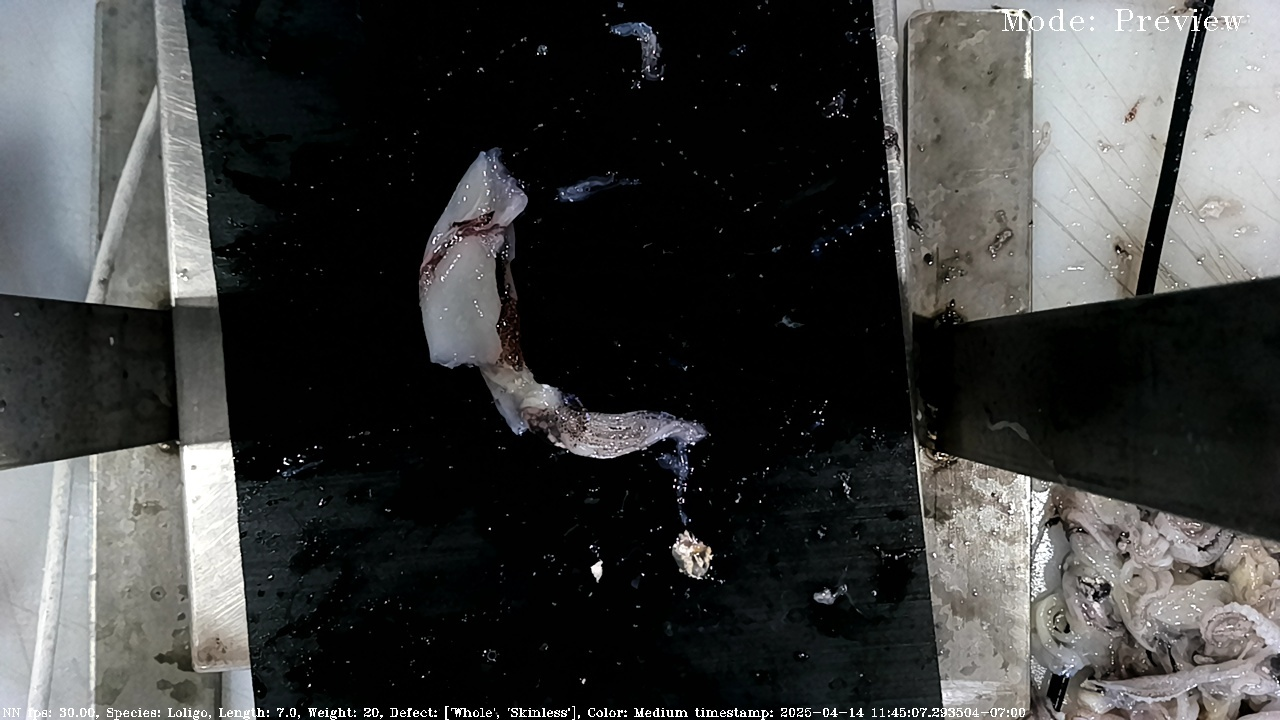
#> input picture data/raw/10f7c000-aba3-4429-bae4-496aef2e5278.jpg, 1280 x 720 px, found by its file name; its folder holds 4 pictures in this run
$ python data_preprocessing.py
#> lines starting #> are read from the running program, lines starting #| are printed output that depends on the picture
import os
from PIL import Image

RAW_DIR = "data/raw"
PROCESSED_DIR = "data/processed"

def preprocess_images():
    # ## BU SATIR ÇOK ÖNEMLİ! ##
    # 'data/processed' klasörünü, eğer yoksa, oluşturur.
    os.makedirs(PROCESSED_DIR, exist_ok=True)

    # data/raw klasöründe resim olup olmadığını kontrol et
    if not os.listdir(RAW_DIR):
        print(f"Warning: Raw data directory '{RAW_DIR}' is empty. Nothing to preprocess.")
        return

    print(f"Processing images from '{RAW_DIR}'...")
    for filename in os.listdir(RAW_DIR):
        if filename.lower().endswith((".jpg", ".jpeg", ".png")):
            img_path = os.path.join(RAW_DIR, filename)
            try:
                with Image.open(img_path) as img:
#> img is the input picture: PIL image 1280x720 RGB; mean R, G, B 61.5, 62.3, 61.4
                    img = img.convert("RGB")
                    img = img.resize((224, 224))
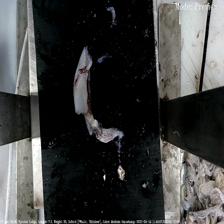
#> img: PIL image 224x224 RGB; mean R, G, B 61.5, 62.3, 61.5
                    img.save(os.path.join(PROCESSED_DIR, filename))
            except Exception as e:
                print(f"Could not process {filename}: {e}")
#> pass 2 of the loop in preprocess_images, `for filename in os.listdir(RAW_DIR):`:
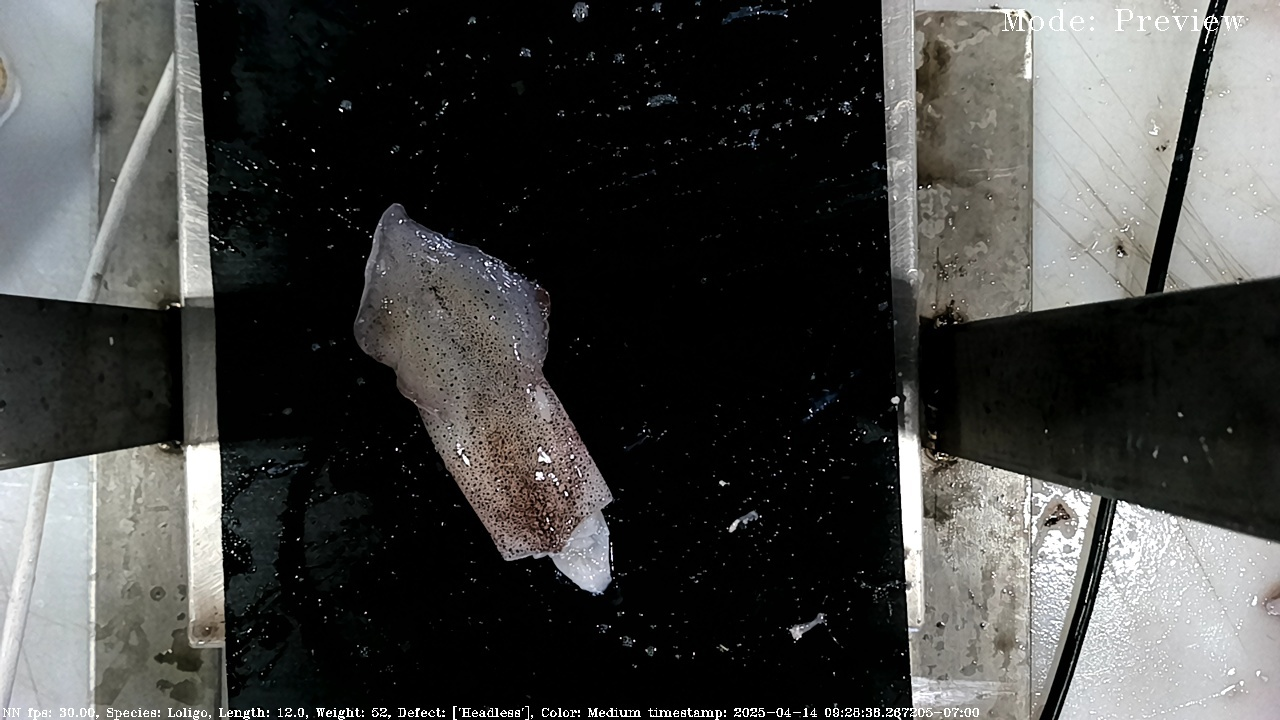
#> input picture data/raw/20ac2d54-73a4-42b5-8d7f-08257cd5906d.jpg, 1280 x 720 px, found by its file name
#> in preprocess_images, img is the input picture: PIL image 1280x720 RGB; mean R, G, B 67.4, 67.7, 65.9
#> in preprocess_images, `img = img.resize((224, 224))`:
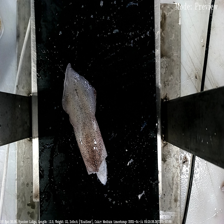
#> img: PIL image 224x224 RGB; mean R, G, B 67.4, 67.7, 65.9
#> pass 3 of the loop in preprocess_images, `for filename in os.listdir(RAW_DIR):`:
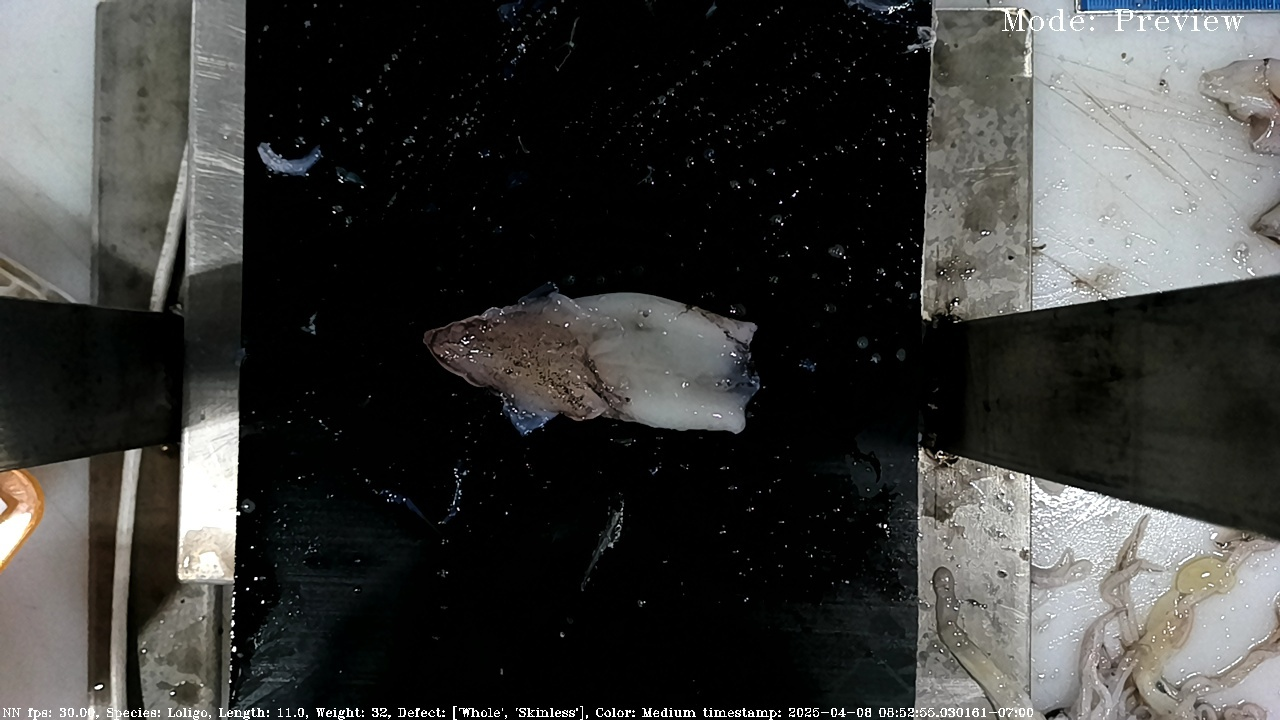
#> input picture data/raw/3c89cfd3-45f1-411d-ae41-c93af57fdff6.jpg, 1280 x 720 px, found by its file name
#> in preprocess_images, img is the input picture: PIL image 1280x720 RGB; mean R, G, B 59.1, 59.4, 57.6
#> in preprocess_images, `img = img.resize((224, 224))`:
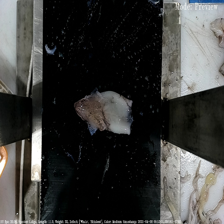
#> img: PIL image 224x224 RGB; mean R, G, B 59.2, 59.4, 57.6
#> the loop made 4 passes; the first 3 are shown
    print("Image preprocessing complete.")

if __name__ == "__main__":
    preprocess_images()
